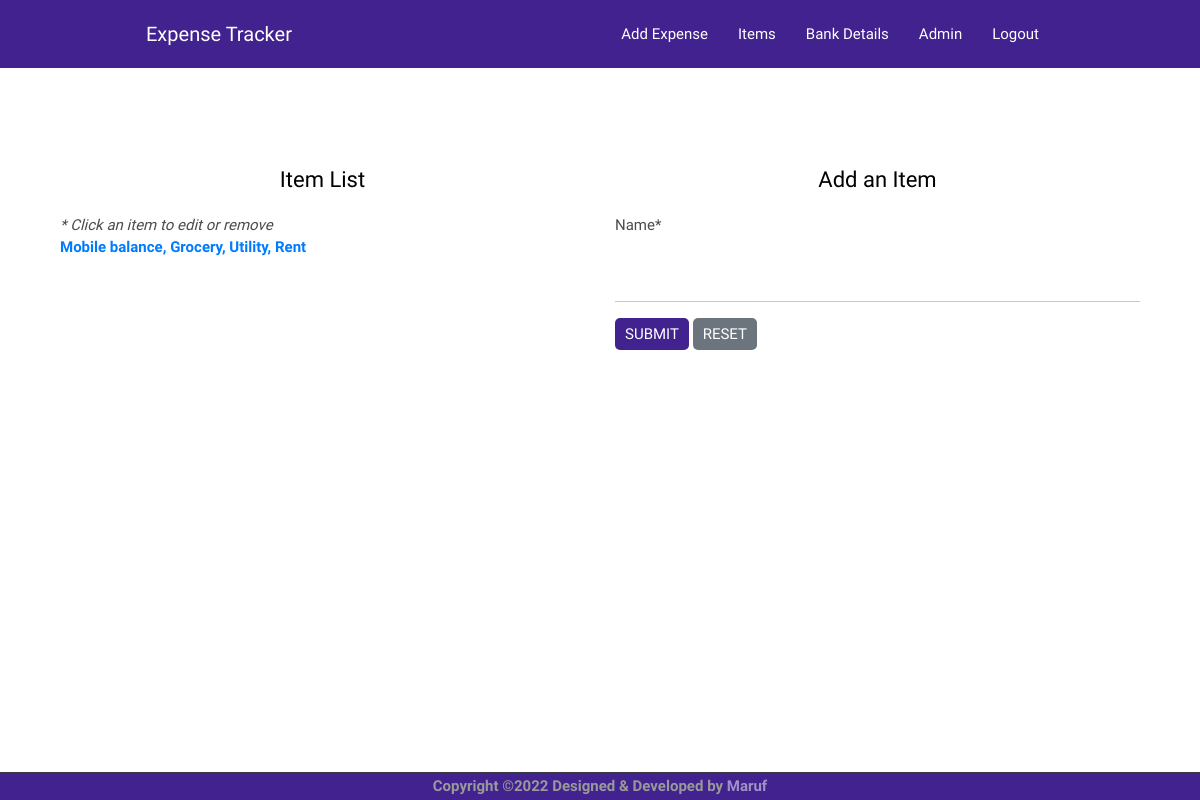
/item/new/ (signed in), run on the app's committed database.
### app/models.py (models this page shows, shortened)
class Item(models.Model):
    name = models.CharField(max_length=250,unique=True)

### app/views.py (the view)
# urls.py: path('item/new/',views.ItemCreateView.as_view(),name='item'),
class ItemCreateView(LoginRequiredMixin, CreateView):
    login_url = '/login/'
    redirect_field_name = 'app/item_form.html'
    form_class = ItemForm
    model = Item
    def get_context_data(self, **kwargs):
        context = super().get_context_data(**kwargs)
        context['item_list'] = Item.objects.order_by('-id')
        return context

### app/forms.py
class ItemForm(forms.ModelForm):
    class Meta:
        model = Item
        fields = ('name',)

### app/templates/app/item_form.html (shortened to what this page needs)
{% extends 'app/base.html' %}
{% block content %}
{% load crispy_forms_tags %}
<section class="section">
    <div class="container">
        <div class="row">
            <div class="col-lg-6 mx-auto text-center">
                <p class="font-secondary paragraph-lg text-dark">Item List</p>
            </div>
            <div class="col-lg-6 mx-auto text-center">
                <p class="font-secondary paragraph-lg text-dark">Add an Item</p>
            </div>
        </div>
        <div class="row">
            <div class="col-lg-6 col-md-6 mx-auto">
                <em>* Click an item to edit or remove</em>
                <p class="font-secondary">
                    {% for item in item_list %}
                    {% if not forloop.last %}
                    <a href="{% url 'item_edit' pk=item.pk %}">{{ item.name }},</a>
                    {% else %}
                    <a href="{% url 'item_edit' pk=item.pk %}">{{ item.name }}</a>
                    {% endif %}
                    {% endfor %}
                </p>
            </div>
            <div class="col-lg-6 col-md-6 mx-auto">
                <form method="POST">
                    {{ form|crispy }}
                    <button type="submit" class="btn btn-xs btn-primary">Submit</button>
                    <a href="{% url 'item' %}" class="btn btn-xs btn-secondary">Reset</a>
                    {% url 'item_edit' pk=item.pk as url_for_edit %}
                </form>
            </div>
        </div>
    </div>
</section>
{% endblock content %}

### app/static/css/style.css (style rules this page uses)
body { line-height: 1.2; font-family: "Abel", sans-serif; -webkit-font-smoothing: antialiased; font-size: 15px; color: #4c4c4c; }
p, .paragraph { font-weight: 700; color: #4c4c4c; font-size: 15px; line-height: 1.8; font-family: "Abel", sans-serif; }
p-lg, .paragraph-lg { font-size: 22px; font-weight: 500; }
.btn { font-size: 22px; font-family: "Abel", sans-serif; text-transform: uppercase; padding: 16px 44px; border-radius: 5px; font-weight: 400; border: 0; position: relative; z-index: 1; transition: 0.2s ease; }
.btn-xs { padding: 5px 10px; font-size: 15px; }
.btn-primary { background: #41228e; color: #fff; }
body { background-color: #fff; overflow-x: hidden; }
a, a:hover, a:focus { text-decoration: none; }
a, button, select { cursor: pointer; transition: 0.2s ease; }
.section { padding-top: 80px; padding-bottom: 80px; }
.text-dark { color: #000 !important; }
.font-secondary { font-family: "Abel", sans-serif !important; }
.form-control { border: 0; border-radius: 0; border-bottom: 1px solid #c7c7c7; height: 60px; }

### data on the page
Item: name "Mobile balance"
Item: name "Grocery"
Item: name "Utility"
Item: name "Rent"
